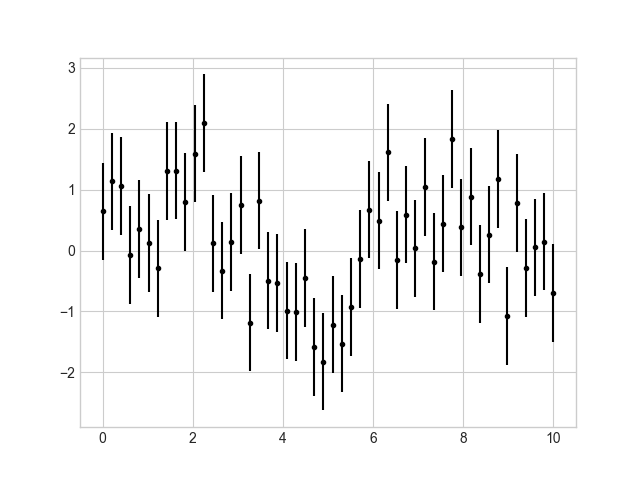

This figure's Python source:
import matplotlib.pyplot as plt
plt.style.use('seaborn-whitegrid')
import numpy as np

x = np.linspace(0, 10, 50)
dy = 0.8
y = np.sin(x) + dy * np.random.randn(50)

plt.errorbar(x, y, yerr=dy, fmt='.k')

plt.savefig('scatter_dots_errors.png')
plt.show()
